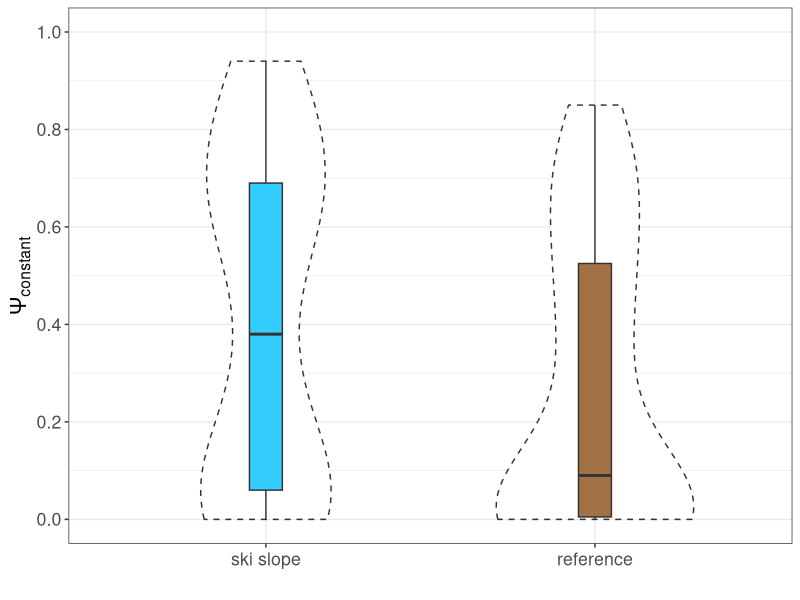

Write R code to recreate this figure.
# ~~~~~~~~~~~~~~~~~~~~~~~~~~~~~~~~~~~~~~~~~~~~~~~~~~~~~~~~~~~~~~~~~~~~~~~~~~~~ #
# Boxplots of runoff coefficients (Fig. 04)
# ~~~~~~~~~~~~~~~~~~~~~~~~~~~~~~~~~~~~~~~~~~~~~~~~~~~~~~~~~~~~~~~~~~~~~~~~~~~~ #

library("tidyverse")
library("patchwork")

all_dat <- read.csv("dat/raw/all_data.csv",
  header = T,
  sep = ",",
  dec = ".",
  stringsAsFactors = FALSE
) |>
  mutate(toponym = recode_factor(
    project_area,
    "Dobratsch" = "D",
    "Ehrwald" = "E",
    "Golm" = "G",
    "Hauser Kaibling" = "H",
    "Ischgl" = "I",
    "Meran2000" = "M",
    "Nassfeld" = "N",
    "Patscherkofel" = "P",
    "Schladming" = "S",
    "Sankt Anton" = "STA",
    "See in Paznaun" = "SP",
    "Wartschenbach" = "Z"
  ), ski_slope = recode_factor(ski_slope, "yes" = "A", "no" = "B"))

dat_ski <- subset(all_dat, ski_slope == "A") |>
  select(-ski_slope)
dat_noski <- subset(all_dat, ski_slope == "B") |>
  select(-ski_slope)
dat_psi <- data.frame(dat_ski$psi_intervall)
dat_psi$type <- "A"
dat_psi_d <- data.frame(dat_noski$psi_intervall)
dat_psi <- dat_psi %>% rename(psi_intervall = dat_ski.psi_intervall)
dat_psi_d <- dat_psi_d %>% rename(psi_intervall = dat_noski.psi_intervall)
dat_psi_d$type <- "B"
dat_psi <- rbind(dat_psi, dat_psi_d)

p2 <- ggplot(dat_psi) +
  geom_violin(aes(x = type, y = psi_intervall), linetype = 2, width = .6) +
  geom_boxplot(aes(x = type, y = psi_intervall, fill = as.factor(type)), width = .1) +
  theme_bw() +
  theme(
    legend.position = "none", text = element_text(size = 16), axis.title.y = element_text(angle = 90, vjust = 0.5, size = 16), axis.text.x = element_text(angle = 0, hjust = 0.5, vjust = 0.5),
    axis.title.x = element_text(vjust = 0.5, size = 16), axis.title.y.right = element_text(angle = 0, vjust = 0.5)
  ) +
  scale_y_continuous(limits = c(0, 1), breaks = scales::breaks_extended(n = 7)) +
  scale_x_discrete(labels = c("ski slope", "reference")) +
  labs(x = "", y = bquote(Psi[constant])) +
  scale_color_manual(values = c("#33ccff", "#A27146"), labels = c("ski slope", "reference"), name = "") +
  scale_fill_manual(values = c("#33ccff", "#A27146"), labels = c("ski slope", "reference"), name = "")

ggsave("plt/fig4.png", plot = p2, device = png, height = 10, width = 19, dpi = 300, units = "cm")
